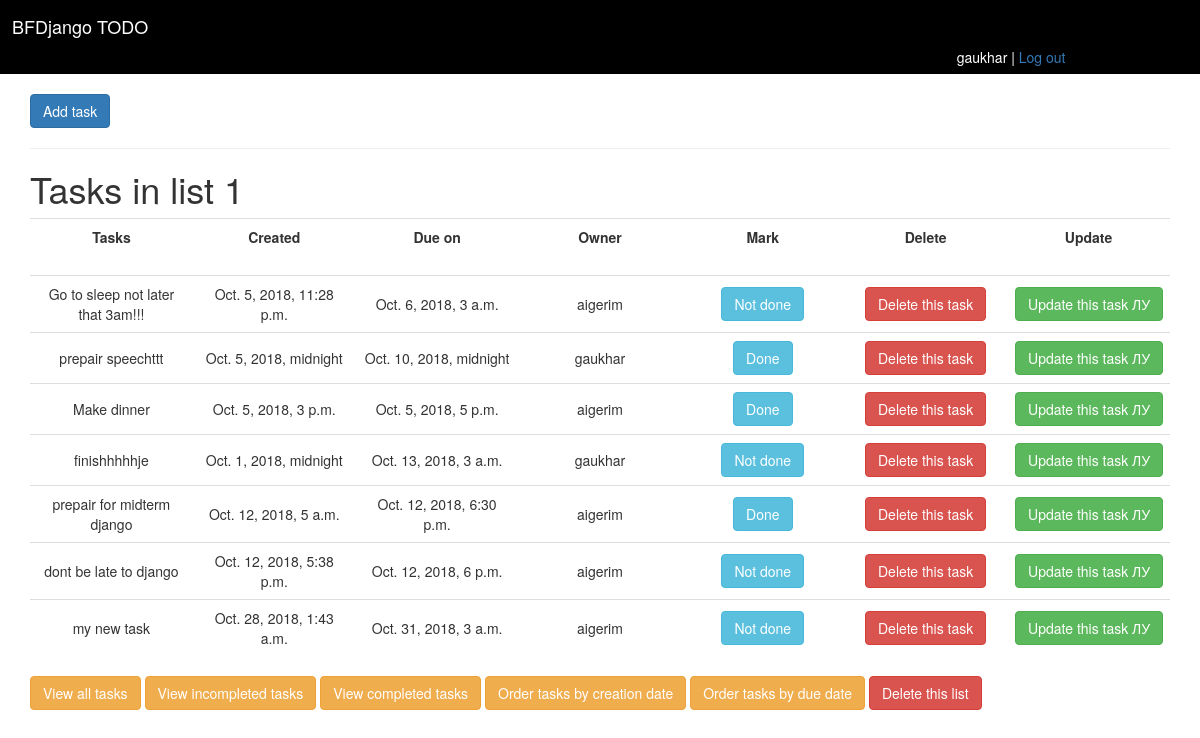
The app's page /main/home (signed in) with its own data.
### main/models.py (models this page shows, shortened)
class Task(models.Model):
    title = models.CharField(max_length=100)
    created = models.DateTimeField()
    due_to = models.DateTimeField()
    owner = models.ForeignKey(User,on_delete=models.CASCADE,related_name = 'main_tasks')
    mark = models.BooleanField();

### main/views.py (the view)
# urls.py: path('home', views.index, name='index'),
@login_required
def index(request):
    tasks = Task.objects.all();
    context = {'tasks':tasks }
    return render(request,'todo_list.html',{'tasks':tasks })

### cbv/templates/todo_list.html
{% extends 'base.html' %}
{% block body %}
		<a href="{% url 'add_task' %}" class="btn btn-primary">Add task</a>
	<hr><h1>Tasks in list 1</h1>
	<table class="table table-hover equal-width-cols">
    <tr>
      <th scope="col" class>Tasks</th>
      <th scope="col">Created</th>
      <th scope="col">Due on</th>
      <th scope="col">Owner</th>
       <th scope="col">Mark</th>
       <th scope="col">Delete</th>
       <th scope="col">Update</th>
    </tr>
</table>
<table class="table table-hover equal-width-cols">
	{% for curtask in tasks %}
	<tr>
			<td class = "centered">{{curtask.title}}</td>
			<td class = "centered">{{curtask.created}}</td>
			<td class = "centered">{{curtask.due_to}}</td>
			<td class = "centered">{{curtask.owner}}</td>
			{% if curtask.mark == True %}
			<td class = "centered"><a class="btn btn-info" href="">Done</a></td>
			{% else %}
			<td class = "centered"><a href="{% url 'task_done' curtask.id %}" class="btn btn-info">Not done</a></td>
			{% endif %}
			<td class = "centered"><a href="{% url 'delete_task' curtask.id %}" class="btn btn-danger">Delete this task</a></td>
			<td class = "centered"><a href="{% url 'update_task' curtask.id %}" class="btn btn-success">Update this task ЛУ</a></td>
		</tr>
		{% endfor %}
</table>
	<a href="{% url 'index' %}" class="btn btn-warning">View all tasks</a>
 	<a href="{% url 'incompleted' %}" class="btn btn-warning">View incompleted tasks</a>
	<a href="{% url 'completed' %}" class="btn btn-warning">View completed tasks</a>
	<a href="{% url 'creation' %}" class="btn btn-warning">Order tasks by creation date</a>
	 <a href="{% url 'due_order' %}" class="btn btn-warning">Order tasks by due date</a>
	 <a href="{% url 'delete_list' %}" class="btn btn-danger">Delete this list</a>
{% endblock %}

### cbv/templates/base.html (shortened to what this page needs)
{% load static %}
<!DOCTYPE html>
<html>
<head>
	<link rel="stylesheet" type="text/css" href="{% static 'css/bootstrap1.css'%}">
	<link rel="stylesheet" type="text/css" href="{% static 'css/mycustom.css' %}">
</head>
<body>
<div class="jumbotron">
	<h4>BFDjango TODO </h4>
	  {% if user.is_authenticated %}
	<span class="users">{{user.username}} |
	<a href="{% url 'logout' %}" >Log out</a></span>
	   {% else %}
	  <a href="{% url 'register' %} " class='users'>Sign Up</a>
	      {% endif %}
</div>
<div class="container">
{% block body %}
{% endblock %}
</div>
</body>
</html>

### main/static/css/mycustom.css (style rules this page uses)
.jumbotron { background-color: black; margin-bottom: 20px; color:white; padding:7px; padding-left: 12px; }
.users { padding-left: 80%; }
.equal-width-cols { width: 100%; table-layout: fixed; }
.equal-width-cols td { width: 100%; text-align:center; }

### records on screen
Task: title "Go to sleep not later that 3am!!!", created "Oct. 5, 2018, 11:28 p.m.", due_to "Oct. 6, 2018, 3 a.m.", owner "aigerim", mark "Not done"
Task: title "prepair speechttt", created "Oct. 5, 2018, midnight", due_to "Oct. 10, 2018, midnight", owner "gaukhar", mark "Done"
Task: title "Make dinner", created "Oct. 5, 2018, 3 p.m.", due_to "Oct. 5, 2018, 5 p.m.", owner "aigerim", mark "Done"
Task: title "finishhhhhje", created "Oct. 1, 2018, midnight", due_to "Oct. 13, 2018, 3 a.m.", owner "gaukhar", mark "Not done"
Task: title "prepair for midterm django", created "Oct. 12, 2018, 5 a.m.", due_to "Oct. 12, 2018, 6:30 p.m.", owner "aigerim", mark "Done"
Task: title "dont be late to django", created "Oct. 12, 2018, 5:38 p.m.", due_to "Oct. 12, 2018, 6 p.m.", owner "aigerim", mark "Not done"
Task: title "my new task", created "Oct. 28, 2018, 1:43 a.m.", due_to "Oct. 31, 2018, 3 a.m.", owner "aigerim", mark "Not done"

### other values on screen
{{ user.username }} "gaukhar"
